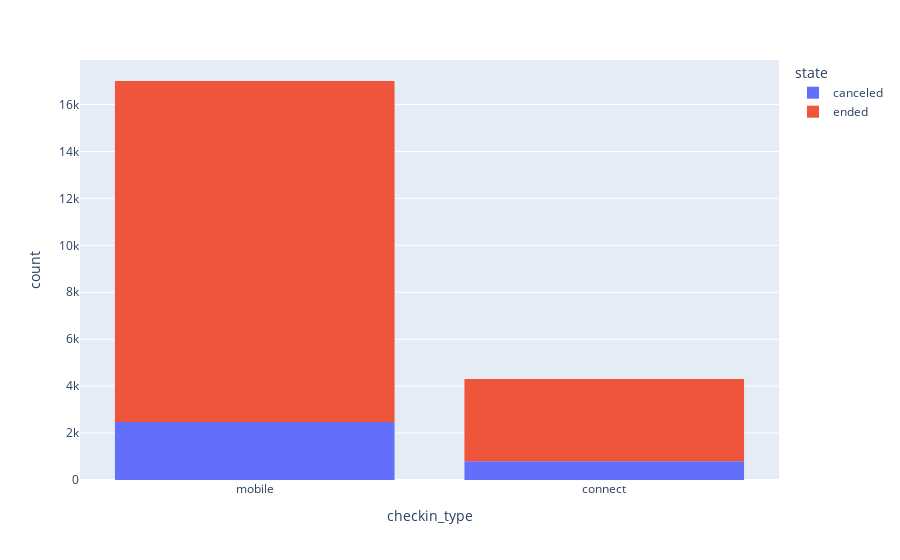

The notebook cell saved with this chart:
### Code cell
import plotly.express as px

fig = px.histogram(data_analysis,x='checkin_type',color='state')
fig.show()

### Figure 1 — Plotly figure (JSON) as saved in the notebook; plotly's stock layout.template omitted (floating-point values rounded to 4 significant figures; data arrays with more than 128 entries replaced by an {"elided": "..."} marker saying what was removed)
{"data": [{"alignmentgroup": "True", "bingroup": "x", "hovertemplate": "state=canceled<br>checkin_type=%{x}<br>count=%{y}<extra></extra>", "legendgroup": "canceled", "marker": {"color": "#636efa", "pattern": {"shape": ""}}, "name": "canceled", "offsetgroup": "canceled", "orientation": "v", "showlegend": true, "type": "histogram", "x": {"elided": "3265 str values"}, "xaxis": "x", "yaxis": "y"}, {"alignmentgroup": "True", "bingroup": "x", "hovertemplate": "state=ended<br>checkin_type=%{x}<br>count=%{y}<extra></extra>", "legendgroup": "ended", "marker": {"color": "#EF553B", "pattern": {"shape": ""}}, "name": "ended", "offsetgroup": "ended", "orientation": "v", "showlegend": true, "type": "histogram", "x": {"elided": "18045 str values"}, "xaxis": "x", "yaxis": "y"}], "layout": {"barmode": "relative", "legend": {"title": {"text": "state"}, "tracegroupgap": 0}, "margin": {"t": 60}, "xaxis": {"anchor": "y", "domain": [0, 1], "title": {"text": "checkin_type"}}, "yaxis": {"anchor": "x", "domain": [0, 1], "title": {"text": "count"}}}}
